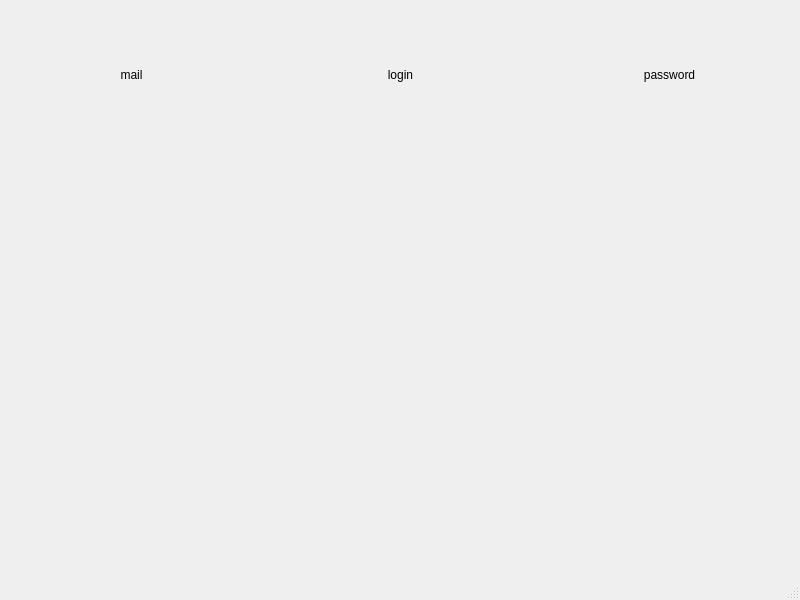
<?xml version="1.0" encoding="UTF-8"?>
<ui version="4.0">
 <class>PassListWindow</class>
 <widget class="QMainWindow" name="PassListWindow">
  <property name="geometry">
   <rect>
    <x>0</x>
    <y>0</y>
    <width>800</width>
    <height>600</height>
   </rect>
  </property>
  <property name="windowTitle">
   <string>MainWindow</string>
  </property>
  <widget class="QWidget" name="centralwidget">
   <widget class="QWidget" name="horizontalLayoutWidget">
    <property name="geometry">
     <rect>
      <x>0</x>
      <y>60</y>
      <width>801</width>
      <height>31</height>
     </rect>
    </property>
    <layout class="QHBoxLayout" name="horizontalLayout">
     <item>
      <widget class="QPushButton" name="mailButton">
       <property name="autoFillBackground">
        <bool>false</bool>
       </property>
       <property name="text">
        <string>mail</string>
       </property>
       <property name="autoDefault">
        <bool>false</bool>
       </property>
       <property name="flat">
        <bool>true</bool>
       </property>
      </widget>
     </item>
     <item>
      <widget class="QPushButton" name="loginButton">
       <property name="text">
        <string>login</string>
       </property>
       <property name="flat">
        <bool>true</bool>
       </property>
      </widget>
     </item>
     <item>
      <widget class="QPushButton" name="passwordButton">
       <property name="text">
        <string>password</string>
       </property>
       <property name="flat">
        <bool>true</bool>
       </property>
      </widget>
     </item>
    </layout>
   </widget>
   <widget class="QWidget" name="verticalLayoutWidget">
    <property name="geometry">
     <rect>
      <x>0</x>
      <y>90</y>
      <width>801</width>
      <height>421</height>
     </rect>
    </property>
    <layout class="QVBoxLayout" name="layoutList"/>
   </widget>
  </widget>
  <widget class="QMenuBar" name="menubar">
   <property name="geometry">
    <rect>
     <x>0</x>
     <y>0</y>
     <width>800</width>
     <height>25</height>
    </rect>
   </property>
  </widget>
  <widget class="QStatusBar" name="statusbar"/>
 </widget>
 <resources/>
 <connections/>
</ui>
